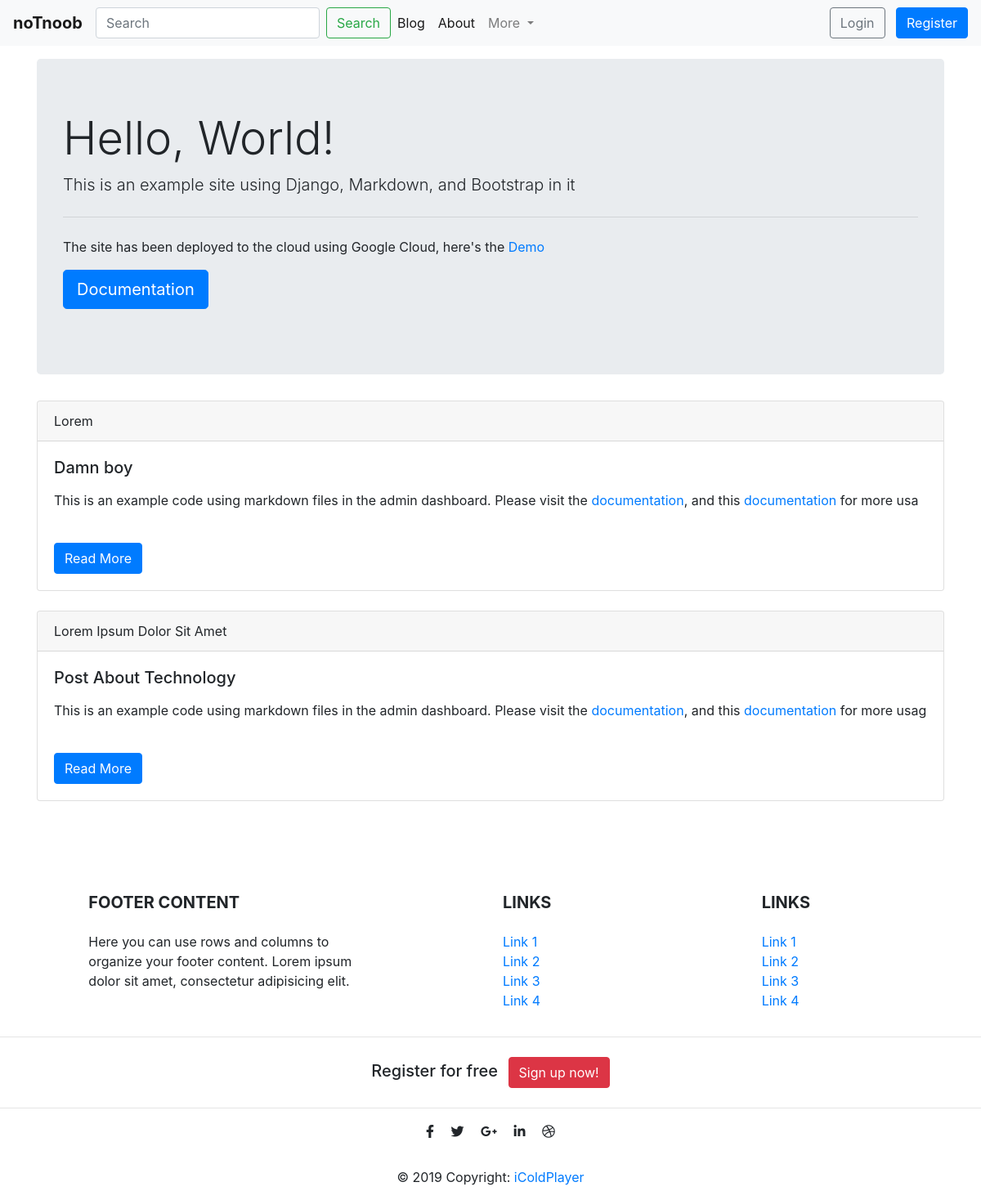
The page / on the database its author committed.
### blog/models.py (models this page shows, shortened)
class Post(models.Model):
    author = models.ForeignKey(settings.AUTH_USER_MODEL, on_delete=models.CASCADE)
    slug = models.SlugField(max_length=100, null=True, blank=True, unique=True)
    title = models.CharField(max_length=200)
    description = models.CharField(max_length=200, blank=True)
    content = MartorField()
    draft = models.BooleanField(default=True)
    created = models.DateTimeField(default=timezone.now)
    updated = models.DateTimeField(auto_now=True)

### home/views.py (the view)
# urls.py: path('', views.HomeIndex, name='HomeIndex')
def HomeIndex(request):
    posts = Post.objects.all().order_by('-created')[0:3]
    context =  {"posts": posts}
    return render(request, 'home.html', context)

### home/templates/home.html
{% extends "base.html" %}
{% block content %}
{% load static  %}
{% load martortags %}
<div class="jumbotron">
    <h1 class="display-4">Hello, World!</h1>
      <p class="lead">This is an example site using Django, Markdown, and Bootstrap in it</p>
      <hr class="my-4"><p>The site has been deployed to the cloud using Google Cloud, here's the <a href="https://notnoob.com">Demo</a> </p>
      <p class="lead"><a class="btn btn-primary btn-lg" href="https://dev.notnoob.com" role="button">Documentation</a></p>
</div>
{% for post in posts %}
<div class="">
  <div id="home1" class="card">
    <div class="card-header">
      {{post.title}}
    </div>
    <div class="card-body">
      <h5 class="card-title">{{post.description}}</h5>
      <p class="card-text">{{post.content | safe_markdown | slice:250 }}</p>
       <br>
      <a href="{% url 'PostDetail' post.slug %}" class="btn btn-primary">Read More</a>
    </div>
  </div>
</div>
<br>
{% endfor %}
<br>
{% endblock %}

### rows shown on the page
Post: title "Lorem", description "Damn boy", content "This is an example code using markdown files in the admin dashboard. Please visit the documentation , and this documentation for more usa"
Post: title "Lorem Ipsum Dolor Sit Amet", description "Post About Technology", content "This is an example code using markdown files in the admin dashboard. Please visit the documentation , and this documentation for more usag"
